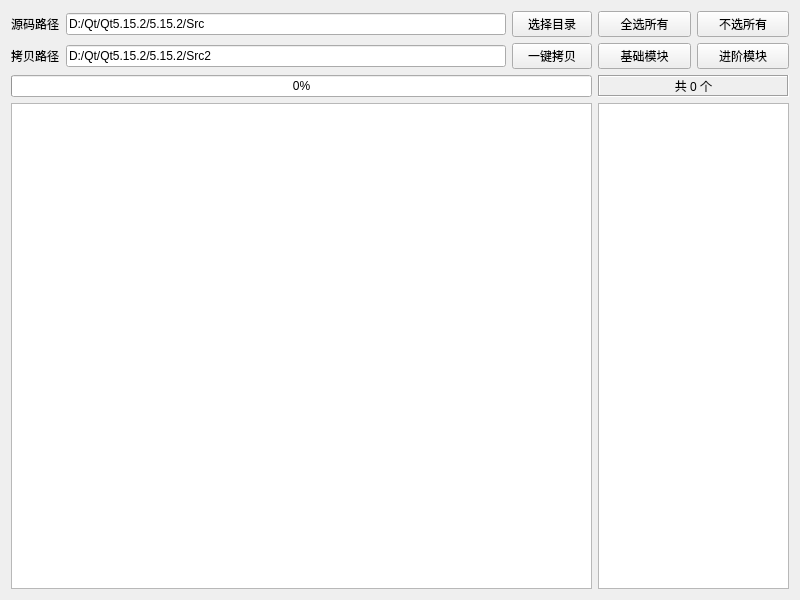
<?xml version="1.0" encoding="UTF-8"?>
<ui version="4.0">
 <class>frmCodeSrc</class>
 <widget class="QWidget" name="frmCodeSrc">
  <property name="geometry">
   <rect>
    <x>0</x>
    <y>0</y>
    <width>800</width>
    <height>600</height>
   </rect>
  </property>
  <property name="windowTitle">
   <string>Form</string>
  </property>
  <layout class="QGridLayout" name="gridLayout">
   <item row="0" column="0">
    <widget class="QLabel" name="labPathSrc">
     <property name="sizePolicy">
      <sizepolicy hsizetype="Fixed" vsizetype="Preferred">
       <horstretch>0</horstretch>
       <verstretch>0</verstretch>
      </sizepolicy>
     </property>
     <property name="text">
      <string>源码路径</string>
     </property>
    </widget>
   </item>
   <item row="0" column="1">
    <widget class="QLineEdit" name="txtPathSrc">
     <property name="text">
      <string>D:/Qt/Qt5.15.2/5.15.2/Src</string>
     </property>
    </widget>
   </item>
   <item row="0" column="2">
    <widget class="QPushButton" name="btnSelect">
     <property name="text">
      <string>选择目录</string>
     </property>
    </widget>
   </item>
   <item row="0" column="3">
    <widget class="QPushButton" name="btnSelectAll">
     <property name="text">
      <string>全选所有</string>
     </property>
    </widget>
   </item>
   <item row="0" column="4">
    <widget class="QPushButton" name="btnSelectNo">
     <property name="text">
      <string>不选所有</string>
     </property>
    </widget>
   </item>
   <item row="1" column="0">
    <widget class="QLabel" name="labPathSrc2">
     <property name="text">
      <string>拷贝路径</string>
     </property>
    </widget>
   </item>
   <item row="1" column="1">
    <widget class="QLineEdit" name="txtPathSrc2">
     <property name="text">
      <string>D:/Qt/Qt5.15.2/5.15.2/Src2</string>
     </property>
    </widget>
   </item>
   <item row="1" column="2">
    <widget class="QPushButton" name="btnCopy">
     <property name="text">
      <string>一键拷贝</string>
     </property>
    </widget>
   </item>
   <item row="1" column="3">
    <widget class="QPushButton" name="btnSelectModel1">
     <property name="text">
      <string>基础模块</string>
     </property>
    </widget>
   </item>
   <item row="1" column="4">
    <widget class="QPushButton" name="btnSelectModel2">
     <property name="text">
      <string>进阶模块</string>
     </property>
    </widget>
   </item>
   <item row="3" column="3" colspan="2">
    <widget class="QListWidget" name="listWidget">
     <property name="maximumSize">
      <size>
       <width>191</width>
       <height>16777215</height>
      </size>
     </property>
    </widget>
   </item>
   <item row="2" column="3" colspan="2">
    <widget class="QLabel" name="labCount">
     <property name="frameShape">
      <enum>QFrame::Box</enum>
     </property>
     <property name="frameShadow">
      <enum>QFrame::Sunken</enum>
     </property>
     <property name="text">
      <string>共 0 个</string>
     </property>
     <property name="alignment">
      <set>Qt::AlignCenter</set>
     </property>
    </widget>
   </item>
   <item row="2" column="0" colspan="3">
    <widget class="QProgressBar" name="progressBar">
     <property name="value">
      <number>0</number>
     </property>
     <property name="alignment">
      <set>Qt::AlignCenter</set>
     </property>
    </widget>
   </item>
   <item row="3" column="0" colspan="3">
    <widget class="QTextEdit" name="txtResult">
     <property name="undoRedoEnabled">
      <bool>false</bool>
     </property>
     <property name="readOnly">
      <bool>true</bool>
     </property>
    </widget>
   </item>
  </layout>
 </widget>
 <tabstops>
  <tabstop>txtPathSrc</tabstop>
  <tabstop>btnSelect</tabstop>
  <tabstop>txtPathSrc2</tabstop>
  <tabstop>btnCopy</tabstop>
  <tabstop>txtResult</tabstop>
 </tabstops>
 <resources/>
 <connections/>
</ui>
